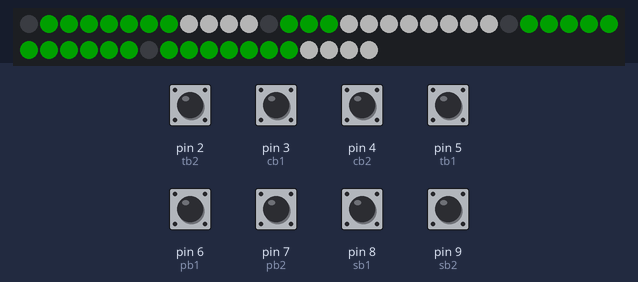
This sketch was run on a simulated Arduino Uno, built with avr-gcc and run on an emulated ATmega328P. Parts: 48 RGB LEDs in strip order, left to right, continuing on the next row. The test bench sets the inputs (shaded band); at power-on: pin 2 (tb2), pin 3 (cb1), pin 4 (cb2), pin 5 (tb1), pin 6 (pb1), pin 7 (pb2), pin 8 (sb1), pin 9 (sb2) HIGH. Dim RGB values are drawn brighter than linear; what the sketch prints to the serial monitor is not drawn.

Above: at 1.7 s.
1.8 s: pin 2 (tb2) pulled LOW for 2.05 s
At 3.5 s:
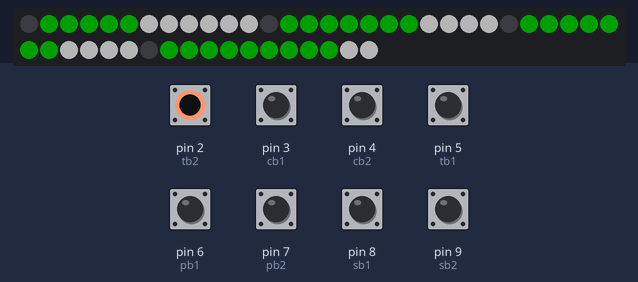
5.3 s: pin 3 (cb1) pulled LOW for 2.05 s
9.1 s: pin 4 (cb2) pulled LOW for 2.05 s
12.6 s: pin 5 (tb1) pulled LOW for 2.05 s
16.1 s: pin 6 (pb1) pulled LOW for 2.05 s
At 17.1 s:
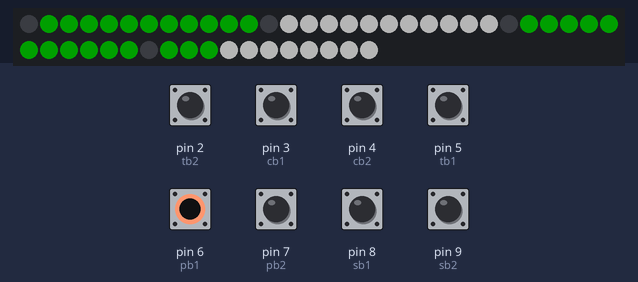
19.6 s: pin 7 (pb2) pulled LOW for 2.05 s
Timing chart, 0 to 22.6 s (numbered marks = the images above; inputs shaded):
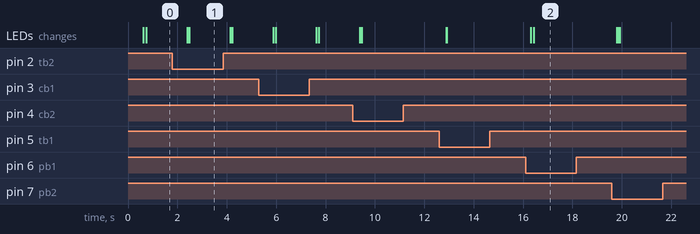

Measured:
- after the input at 1.8 s, the LEDs: first change after 0.60 s (image 1 shows a later state)

The sketch:

ScoreBoard_Group1.ino.ino
```cpp
int cost1 = 0;
int cost2 = 0;
int cost3 = 0;
int cost4 = 0;
int sus1 = 0;
int sus2 = 0;
int sus3 = 0;
int sus4 = 0;
int eff1 = 0;
int eff2 = 0;
int eff3 = 0;
int eff4 = 0;
int hap1 = 0;
int hap2 = 0;
int hap3 = 0;
int hap4 = 0;
int costT = 0;
int susT = 0;
int effT = 0;
int hapT = 0;
int costG = 0;
int susG = 0;
int effG = 0;
int hapG = 0;
int total = 0;

const int tb1 = 5;//triangle left button
const int tb2 = 2;//triangle right button
const int cb1 = 3;//circle left button
const int cb2 = 4;//circle right button
const int sb1 = 8;//square left button
const int sb2 = 9;//square right button
const int pb1 = 6;//pentagon left button
const int pb2 = 7;//pentagon right button

int ts1 = 0;
int ts2 = 0;
int cs1 = 0;
int cs2 = 0;
int ss1 = 0;
int ss2 = 0;
int ps1 = 0;
int ps2 = 0;

int i = 0;

#include <FastLED.h>

#define LED_PIN     12
#define NUM_LEDS    48
#define BRIGHTNESS  64
#define LED_TYPE    WS2811
#define COLOR_ORDER GRB

#define UPDATES_PER_SECOND 100

CRGB leds[NUM_LEDS];


#include <SoftwareSerial.h>
SoftwareSerial LCD(10, 11); // Arduino SS_RX = pin 10 (unused), Arduino SS_TX = pin 11


void setup() {


   Serial.begin(9600);

 pinMode(tb1, INPUT_PULLUP);   //set this as a pullup to sense whether the left triangle(power) switch is flipped
 pinMode(tb2, INPUT_PULLUP);   //set this as a pullup to sense whether the right triangle(power) switch is flipped
 pinMode(cb1, INPUT_PULLUP);   //set this as a pullup to sense whether the left circle(waste) switch is flipped
 pinMode(cb2, INPUT_PULLUP);   //set this as a pullup to sense whether the right circle(waste) switch is flipped
 pinMode(sb1, INPUT_PULLUP);
 pinMode(sb2, INPUT_PULLUP);
 pinMode(pb1, INPUT_PULLUP);
 pinMode(pb2, INPUT_PULLUP);


  LCD.begin(9600); // set up serial port for 9600 baud
  delay(500); // wait for display to boot up


  // put your setup code here, to run once:
 FastLED.addLeds<LED_TYPE, LED_PIN, COLOR_ORDER>(leds, NUM_LEDS).setCorrection( TypicalLEDStrip );
    FastLED.setBrightness(  BRIGHTNESS );

}

void loop() {
/*
/*************LCD EXAMPLE *********************

// move cursor to beginning of first line
LCD.write(254);
LCD.write(192);
  // clear display by sending spaces
  LCD.write("                ");
  LCD.write("                ");
  // move cursor to beginning of first line
  LCD.write(254);
  LCD.write(128);
  LCD.write("Hello, world!");
  // move cursor to beginning of second line
  LCD.write(254);
  LCD.write(192);
  LCD.write("Less is more!");
  while (1); // wait forever*/

  // put your setup code here, to run once:

Serial.print("buttons before");//prints out button states
Serial.print(ts1);
Serial.print(ts2);
Serial.print(cs1);
Serial.print(cs2);
Serial.print(ss1);
Serial.print(ss2);
Serial.print(ps1);
Serial.println(ps2);
   ts1 = digitalRead(tb1); //sets the button state variable to the value of the left triangle switch
   ts2 = digitalRead(tb2); //sets the button state variable to the value of the right triangle switch
   cs1 = digitalRead(cb1); //sets the button state variable to the value of the left circle switch
   cs2 = digitalRead(cb2); //sets the button state variable to the value of the right circle switch
   ss1 = digitalRead(sb1); //sets the button state variable to the value of the left square switch
   ss2 = digitalRead(sb2); //sets the button state variable to the value of the right square switch
   ps1 = digitalRead(pb1); //sets the button state variable to the value of the left pentagon switch
   ps2 = digitalRead(pb2); //sets the button state variable to the value of the right pentagon switch
Serial.print("buttons after");//prints out button states
Serial.print(ts1);
Serial.print(ts2);
Serial.print(cs1);
Serial.print(cs2);
Serial.print(ss1);
Serial.print(ss2);
Serial.print(ps1);
Serial.println(ps2);

 //if landfill waste
 if ((cs1 == HIGH && cs2 == LOW)) {
  Serial.print("Landfill ");
    cost1 = 5;
    sus1 = 1;
    eff1 = 5;
    hap1 = 1;
 }
 //if incinerating waste
 else if ((cs1 == LOW && cs2 == HIGH)) {
  Serial.print("Incinerate ");
     cost1 = 3;
    sus1 = 3;
    eff1 = 3;
    hap1 = 3;

 }
 //if recylcing waste
  else if ((cs1 == HIGH && cs2 == HIGH)) {
    Serial.print("Recycle ");
     cost1 = 1;
    sus1 = 5;
    eff1 = 1;
    hap1 = 5;
 }
 //if null
  else {
    Serial.print("Null ");
     cost1 = 0;
    sus1 = 0;
    eff1 = 0;
    hap1 = 0;

 }
 delay(10);
//***************FIRST SET LEFT SIDE END*******************************
//***************THIRD SET LEFT SIDE START*******************************
//if fossil fuel energy
 if ((ts1 == LOW && ts2 == HIGH)) {
  Serial.print("Fossil ");
     cost2 = 5;
    sus2 = 1;
    eff2 = 3;
    hap2 = 1;
 }
 //if nuclear energy
 else if ((ts1 == HIGH && ts2 == LOW)) {
  Serial.print("Nuclear ");
   cost2 = 3;
    sus2 = 1;
    eff2 = 5;
    hap2 = 3;
 }
 //if renewable energy
  else if ((ts1 == HIGH && ts2 == HIGH)) {
    Serial.print("Renewable ");
     cost2 = 1;
    sus2 = 5;
    eff2 = 1;
    hap2 = 5;

 }
 //if null
  else {
    Serial.print("Null ");
     cost2 = 0;
    sus2 = 0;
    eff2 = 0;
    hap2 = 0;

 }
 delay(10);
//***************THIRD SET LEFT SIDE END*******************************
//***************fourth SET RIGHT SIDE START*******************************
 //if freshwater
 if ((ps1 == HIGH && ps2 == LOW)) {
  Serial.print("Fresh ");
    //load the light sequence you want from array
    cost3 = 3;
    sus3 = 3;
    eff3 = 3;
    hap3 = 3;
 }
 //if purified water
 else if ((ps1 == LOW && ps2 == HIGH)) {
  Serial.print("Purified ");
    //load the light sequence you want from array
    cost3 = 1;
    sus3 = 5;
    eff3 = 1;
    hap3 = 5;

 }
 //if local water
  else if ((ps1 == HIGH && ps2 == HIGH)) {
    Serial.print("Local ");
    //load the light sequence you want from array
    cost3 = 5;
    sus3 = 1;
    eff3 = 5;
    hap3 = 1;
 }
 //if null
  else {
    Serial.print("Null ");
    //load the light sequence you want from array
    cost3 = 0;
    sus3 = 0;
    eff3 = 0;
    hap3 = 0;

 }
 delay(10);
//***************fourth SET RIGHT SIDE END*******************************
//***************sixth SET RIGHT SIDE START*******************************
//if roadways
 if ((ss1 == HIGH && ss2 == LOW)) {
  Serial.print("Road ");
    //load the light sequence you want from array
    cost4 = 3;
    sus4 = 1;
    eff4 = 3;
    hap4 = 5;
 }
 //if railways
 else if ((ss1 == LOW && ss2 == HIGH)) {
  Serial.print("Rail ");
    cost4 = 1;
    sus4 = 3;
    eff4 = 5;
    hap4 = 3;

 }
 //if bike
  else if ((ss1 == HIGH && ss2 == HIGH)) {
    Serial.print("Bike ");
    cost4 = 5;
    sus4 = 5;
    eff4 = 1;
    hap4 = 1;

 }
 //if null
  else {
    Serial.print("Null ");
    cost4 = 0;
    sus4 = 0;
    eff4 = 0;
    hap4 = 0;

 }
 delay(10);


costT = 0;
susT = 0;
effT = 0;
hapT = 0;

  // put your main code here, to run repeatedly:
costT = (cost1 + cost2 + cost3 + cost4);
susT = (sus1 + sus2 + sus3 + sus4);
effT = (eff1 + eff2 + eff3 + eff4);
hapT = (hap1 + hap2 + hap3 + hap4);
/*
Serial.print(" cost1 ");//ouputs calculated values
Serial.print(cost1);
Serial.print(" cost2 ");
Serial.print(cost2);
Serial.print(" cost3 ");
Serial.print(cost3);
Serial.print(" cost4 ");
Serial.print(cost4);
Serial.print(" costT ");
Serial.print(costT);
Serial.print(" susT ");
Serial.print(susT);
Serial.print(" effT ");
Serial.print(effT);
Serial.print(" hapT ");
Serial.print(hapT);
*/
total = 0;
if ((costT <= susT) && (costT <= effT) && (costT <= hapT)){
total = (costT + costT + susT + effT + hapT);//calculates total score to print
}
else if ((susT <= costT) && (susT <= effT) && (susT <= hapT)){
  total = (costT + susT + susT + effT + hapT);
}
else if ((effT <= costT) && (effT <=susT) && (effT <= hapT)) {
  total = (costT + susT + effT + effT + hapT);
}
else {
  total = (costT + susT + effT + hapT + hapT);
}

Serial.print(" Total ");
Serial.print(total);


costG = costT -4;//calculates relative attributes for LED strip
susG = susT -4;
effG = effT -4;
hapG = hapT -4;

 LCD.write(254);//sets to the first line of LCD
LCD.write(192);
  // clear display by sending spaces
  LCD.write("                ");//clears LCD
  LCD.write("                ");


  //move lcd to first line
  LCD.write(254);
  LCD.write(128);
  LCD.write(" OVERALL SCORE");

   // move cursor to beginning of second line
  LCD.write(254);
  LCD.write(192);


//depending on total score, prints it to LCD
  if (total >= 48 && total < 49){
      LCD.write("       50     ");
  }
   else if (total >= 49 && total < 50){
      LCD.write("       55     ");
  }
   else if (total >= 50 && total < 51){
      LCD.write("       60     ");
  }
   else if (total >= 52 && total < 53){
      LCD.write("       65     ");
  }
   else if (total >=53 && total < 54){
      LCD.write("       70     ");
  }
   else if (total >= 54 && total < 55){
      LCD.write("       75     ");
  }
   else if (total >= 55 && total < 56){
      LCD.write("       80     ");
  }
 else if (total >= 56 && total < 57){
      LCD.write("       85     ");
  }
   else if (total >= 57 && total < 58){
      LCD.write("       90     ");
  }
   else if (total >= 58 && total < 59){
      LCD.write("       95     ");}
  else if (total >= 59){
      LCD.write("      100     ");
  }
  else if (total < 48){

  //move lcd to first line
  LCD.write(254);
  LCD.write(128);
  LCD.write("Incomplete Build");

   // move cursor to beginning of second line
  LCD.write(254);
  LCD.write(192);

    LCD.write(" Finish Nation");
  }
  else {
    LCD.write("Unknown");
  }

     /*  i=0;
       //****************************STRIP EXAMPLE
  // put your main code here, to run repeatedly:
 /* while ((( i<NUM_LEDS)) && (costT == 0) || (susT == 0) || (effT == 0) || (hapT == 0)) {
    i = i + 1;
leds[i] = CRGB::Green;
  FastLED.show();
  // Now turn the LED off, then pause
  leds[i-1] = CRGB::White;
  FastLED.show();
  delay(50);
  }*/

i=0;
  while (i<11) {
    i = i+1;
//  Serial.print("  i  ");
 //  Serial.print(i);

    //while counter is less than relative green value, sets that index to green, else sets it to white
    if (i < hapG){
      leds[i] = CRGB::Green;
    }
    else {
      leds[i] = CRGB::White;
    }

    if (i < effG){
      leds[i+12] = CRGB::Green;
    }
    else {
      leds[i+12] = CRGB::White;
    }

     if (i < susG){
      leds[i+24] = CRGB::Green;
    }
    else {
      leds[i+24] = CRGB::White;
    }

       if (i < costG){
      leds[i+36] = CRGB::Green;
    }
    else {
      leds[i+36] = CRGB::White;
    }
  delay(10);

  //prints leds to strip
  FastLED.show();
  } delay(1500);
}
```
